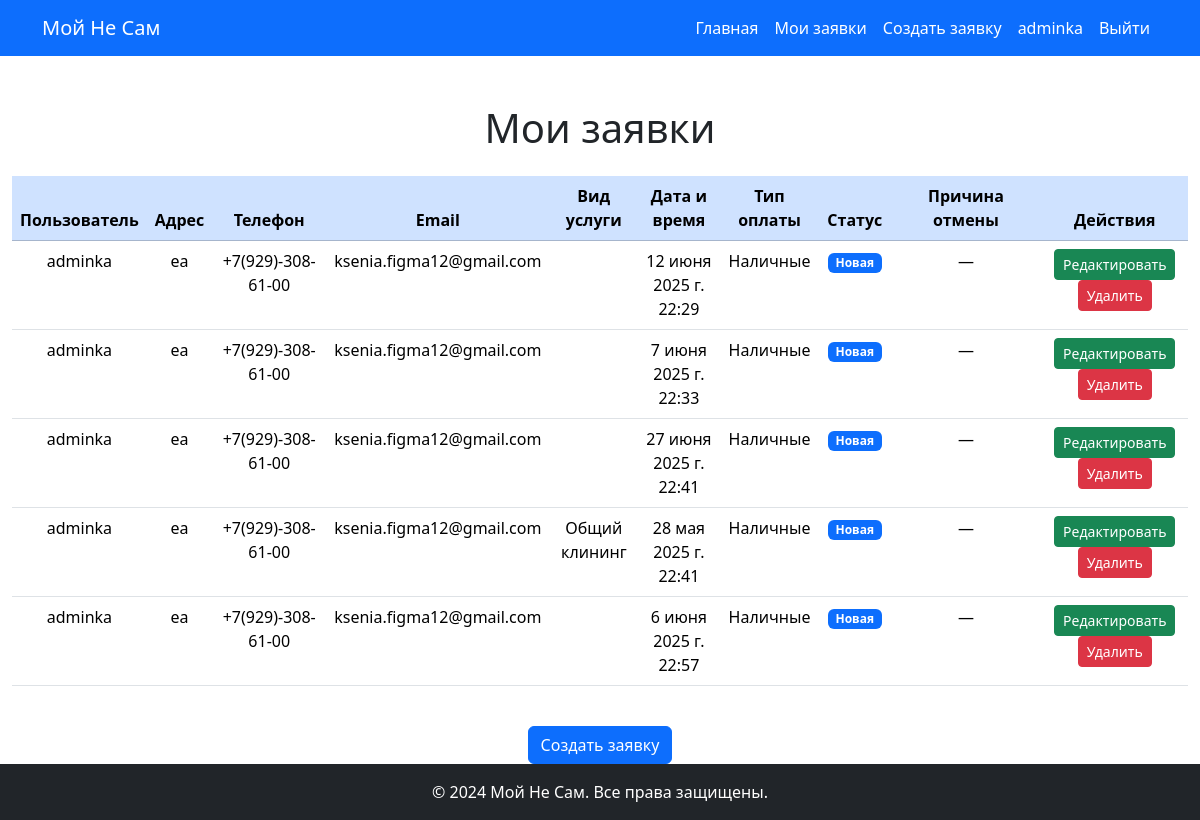
The app's page /list/ (signed in) with its own data.
### users/models.py (models this page shows, shortened)
class User(AbstractUser):
    username = models.CharField(max_length=30, unique=True,verbose_name="Логин")
    middle_name = models.CharField(max_length=30, verbose_name="Отчество")
    phone = models.CharField(max_length=17, unique=True,verbose_name="Телефон")
    USERNAME_FIELD = 'username'
    REQUIRED_FIELDS = []
    class Meta:
        verbose_name = "Пользователь"
        verbose_name_plural = "Пользователи"

### cleaning/models.py (models this page shows, shortened)
class Order(models.Model):
    SERVICE_CHOICES = [
        ('deep_cleaning', 'Общий клининг'),
        ('general_cleaning', 'Генеральная уборка'),
        ('construction_cleaning', 'Послестроительная уборка'),
        ('carpet_cleaning', 'Химчистка ковров и мебели'),
    ]
    PAYMENT_CHOICES = [
        ('cash', 'Наличные'),
        ('card', 'Банковская карта'),
    ]
    STATUS_CHOICES = [
        ('new', 'Новая'),
        ('ip_progress', 'В работе'),
        ('done', 'Выполнено'),
        ('cancelled', 'Отменено'),
    ]
    user = models.ForeignKey(User, on_delete=models.CASCADE, verbose_name='Пользователь')
    address = models.CharField(max_length=50, verbose_name="Адрес")
    phone = models.CharField(max_length=50, verbose_name="Телефон")
    email = models.EmailField(max_length=50, verbose_name="Адрес электронной почты")
    service = models.CharField(blank=True, max_length=50, choices=SERVICE_CHOICES, verbose_name="Вид услуги")
    is_custom_service = models.BooleanField(default=False, verbose_name="Иная услуга")
    custom_service = models.TextField( blank=True, null=True, verbose_name="Описание иной услуги")
    date_and_time = models.DateTimeField(verbose_name="Дата и время")
    payment_type = models.CharField(max_length=50, choices=PAYMENT_CHOICES, verbose_name="Тип оплаты")
    status = models.CharField(max_length=50, choices=STATUS_CHOICES, verbose_name="Статус", default='new')
    cancellation_reason = models.TextField(blank=True, null=True, verbose_name="Причина отмены")
    class Meta:
        verbose_name = "Заявка"
        verbose_name_plural = "Заявки"

### cleaning/views.py (the view)
# urls.py: path('list/',OrderListView.as_view(), name='order_list'),
class OrderListView (ListView):
    model = Order
    def get_queryset(self):
        return Order.objects.filter(user=self.request.user)

### templates/cleaning/order_list.html (shortened to what this page needs)
{% extends 'base.html' %}
{% block content %}
<div class="container-fluid">
    <h1 class="text-center mb-4 mt-5">Мои заявки</h1>
    <div class="table-responsive">
        <table class="table table-hover w-100">
            <thead class="table-primary text-center">
                <tr>
                    <th>Пользователь</th>
                    <th>Адрес</th>
                    <th>Телефон</th>
                    <th>Email</th>
                    <th>Вид услуги</th>
                    <th>Дата и время</th>
                    <th>Тип оплаты</th>
                    <th>Статус</th>
                    <th>Причина отмены</th>
                    <th>Действия</th>
                </tr>
            </thead>
            <tbody class="text-center">
                {% for object in object_list %}
                <tr>
                    <td>{{ object.user.username }}</td>
                    <td>{{ object.address }}</td>
                    <td>{{ object.phone }}</td>
                    <td>{{ object.email }}</td>
                    <td>
                        {% if object.is_custom_service %}
                            {{ object.custom_service }}
                        {% else %}
                            {{ object.get_service_display }}
                        {% endif %}
                    </td>
                    <td>{{ object.date_and_time }}</td>
                    <td>{{ object.get_payment_type_display }}</td>
                    <td>
                        <span class="badge
                            {% if object.status == 'done' %}bg-success
                            {% elif object.status == 'cancelled' %}bg-danger
                            {% elif object.status == 'ip_progress' %}bg-warning
                            {% else %}bg-primary{% endif %}">
                            {{ object.get_status_display|default:object.status }}
                        </span>
                    </td>
                    <td style="word-wrap: break-word; min-width: 150px;">
                        {% if object.status == "cancelled" %}
                            {{ object.cancellation_reason|default:"—" }}
                        {% else %}
                            —
                        {% endif %}
                    </td>
                    <td>
                        <a href="{% url 'cleaning:order_update' object.pk %}" class="btn btn-success btn-sm">Редактировать</a>
                        <a href="{% url 'cleaning:order_delete' object.pk %}" class="btn btn-danger btn-sm">Удалить</a>
                    </td>
                </tr>
                {% empty %}
                <tr>
                    <td colspan="10" class="text-center">Заявок нет</td>
                </tr>
                {% endfor %}
            </tbody>
        </table>
    </div>
    <div class="text-center mt-4">
        <a href="{% url 'cleaning:order_create' %}" class="btn btn-primary">Создать заявку</a>
    </div>
</div>
{% endblock %}

### templates/base.html (shortened to what this page needs)
{% load static %}
<!doctype html>
<html lang="ru">
  <head>
    <link href="https://cdn.jsdelivr.net/npm/bootstrap@5.3.6/dist/css/bootstrap.min.css" rel="stylesheet">
    <link rel="stylesheet" href="https://cdnjs.cloudflare.com/ajax/libs/animate.css/4.1.1/animate.min.css"/>
  </head>
  <body class="d-flex flex-column min-vh-100">
    <nav class="navbar navbar-expand-lg navbar-dark bg-primary">
      <div class="container">
        <a class="navbar-brand" href="{% url 'cleaning:home' %}">Мой Не Сам</a>
        <div class="collapse navbar-collapse" id="navbarNav">
          <ul class="navbar-nav ms-auto">
            <li class="nav-item"><a class="nav-link text-white" href="{% url 'cleaning:home' %}">Главная</a></li>
            <li class="nav-item">
              <a class="nav-link text-white" href="{% if user.is_authenticated %}{% url 'cleaning:order_list' %}{% else %}{% url 'users:login' %}{% endif %}">Мои заявки</a>
            </li>
            <li class="nav-item">
              <a class="nav-link text-white" href="{% if user.is_authenticated %}{% url 'cleaning:order_create' %}{% else %}{% url 'users:login' %}{% endif %}">Создать заявку</a>
            </li>
            {% if user.is_authenticated %}
              <li class="nav-item"><span class="nav-link text-white">{{ user.username }}</span></li>
              <li class="nav-item">
                <form method="post" action="{% url 'users:logout' %}">
                  <button type="submit" class="nav-link text-white">Выйти</button>
                </form>
              </li>
            {% else %}
              <li class="nav-item"><a class="nav-link text-white" href="{% url 'users:login' %}">Войти</a></li>
              <li class="nav-item"><a class="nav-link text-white" href="{% url 'users:register' %}">Регистрация</a></li>
            {% endif %}
          </ul>
        </div>
      </div>
    </nav>
    <main class="flex-grow-1">
      {% block content %}{% endblock %}
    </main>
    <footer class="bg-dark text-white text-center py-3 mt-auto">
      <div class="container">
        <p class="mb-0">&copy; 2024 Мой Не Сам. Все права защищены.</p>
      </div>
    </footer>
  </body>
</html>

### records on screen
User: username "adminka"
Order: user.username "adminka", address "еа", phone "+7(929)-308-61-00", email "ksenia.figma12@gmail.com", date_and_time "12 июня 2025 г. 22:29", payment_type "Наличные", status "Новая"
Order: user.username "adminka", address "еа", phone "+7(929)-308-61-00", email "ksenia.figma12@gmail.com", date_and_time "7 июня 2025 г. 22:33", payment_type "Наличные", status "Новая"
Order: user.username "adminka", address "еа", phone "+7(929)-308-61-00", email "ksenia.figma12@gmail.com", date_and_time "27 июня 2025 г. 22:41", payment_type "Наличные", status "Новая"
Order: user.username "adminka", address "еа", phone "+7(929)-308-61-00", email "ksenia.figma12@gmail.com", service "Общий клининг", date_and_time "28 мая 2025 г. 22:41", payment_type "Наличные", status "Новая"
Order: user.username "adminka", address "еа", phone "+7(929)-308-61-00", email "ksenia.figma12@gmail.com", date_and_time "6 июня 2025 г. 22:57", payment_type "Наличные", status "Новая"
